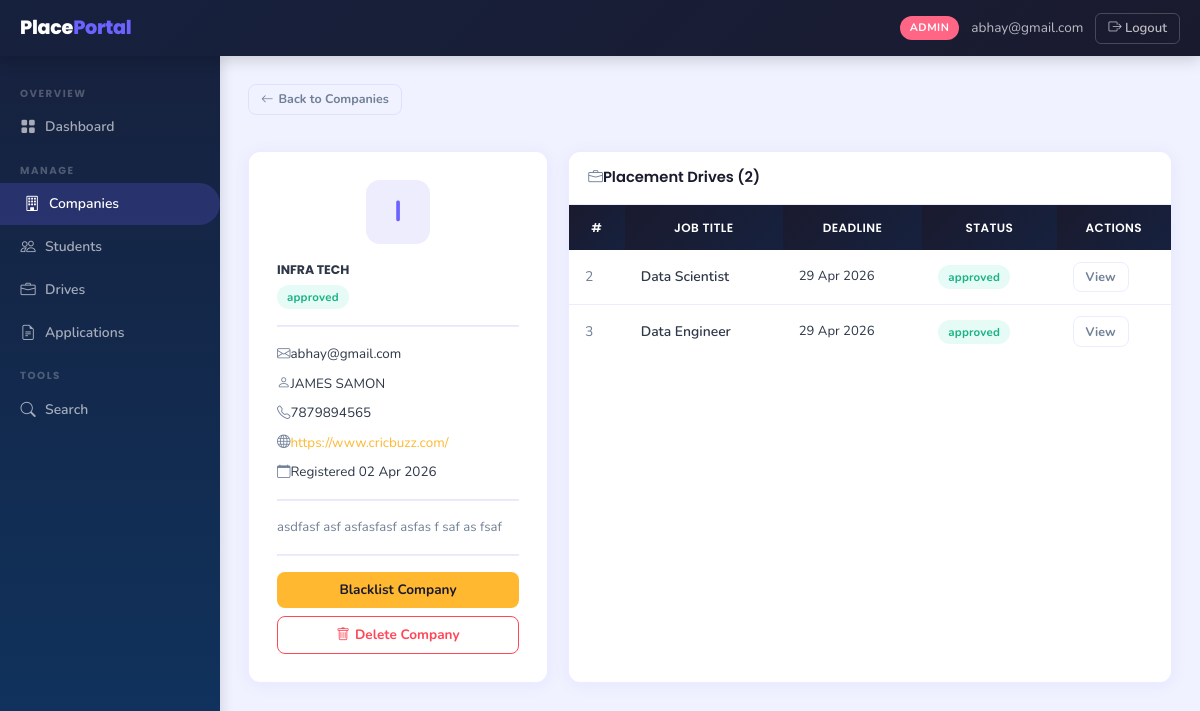
Screenshot of /admin/companies/1 (signed in) with the database file from the repository.
### backend/models.py (models this page shows)
class Company(db.Model):
    __tablename__ = 'companies'
    id              = db.Column(db.Integer, primary_key=True)
    company_name    = db.Column(db.String(150), nullable=False)
    email           = db.Column(db.String(120), unique=True, nullable=False)
    password_hash   = db.Column(db.String(256), nullable=False)
    hr_contact      = db.Column(db.String(120))
    phone           = db.Column(db.String(20))
    website         = db.Column(db.String(200))
    description     = db.Column(db.Text)
    approval_status = db.Column(db.String(20), default='pending')
    registered_at   = db.Column(db.DateTime, default=datetime.utcnow)
    drives = db.relationship('PlacementDrive', backref='company',
                             lazy=True, cascade='all, delete-orphan')

class PlacementDrive(db.Model):
    __tablename__ = 'placement_drives'
    id                   = db.Column(db.Integer, primary_key=True)
    company_id           = db.Column(db.Integer, db.ForeignKey('companies.id'), nullable=False)
    job_title            = db.Column(db.String(150), nullable=False)
    job_description      = db.Column(db.Text,        nullable=False)
    eligibility_criteria = db.Column(db.Text)
    location             = db.Column(db.String(100))
    salary_package       = db.Column(db.String(80))
    application_deadline = db.Column(db.Date,        nullable=False)
    status               = db.Column(db.String(20), default='pending')
    created_at           = db.Column(db.DateTime, default=datetime.utcnow)
    applications = db.relationship('Application', backref='drive',
                                   lazy=True, cascade='all, delete-orphan')

### backend/routes.py (the view)
    @app.route('/admin/companies/<int:company_id>')
    @login_required('admin')
    def admin_company_detail(company_id):
        company = Company.query.get_or_404(company_id)
        drives  = PlacementDrive.query.filter_by(company_id=company_id).all()
        return render_template('admin/company_detail.html', company=company, drives=drives)

### backend/routes.py (called while the page is built)
def login_required(role):
    def decorator(f):
        @wraps(f)
        def decorated_function(*args, **kwargs):
            if 'user_id' not in session:
                flash('Please log in to continue.', 'warning')
                return redirect(url_for('auth_login', role=role))
            if session.get('role') != role:
                flash('You do not have permission to view that page.', 'danger')
                return redirect(url_for('home'))
            return f(*args, **kwargs)
        return decorated_function
    return decorator

### templates/admin/company_detail.html (shortened to what this page needs)
{% extends 'layout_dashboard.html' %}
{% block sidebar %}
  <div class="sidebar-section">Overview</div>
  <a href="{{ url_for('admin_dashboard') }}" class="sidebar-link"><i class="bi bi-grid-fill"></i> Dashboard</a>
  <div class="sidebar-section">Manage</div>
  <a href="{{ url_for('admin_companies') }}" class="sidebar-link active"><i class="bi bi-building"></i> Companies</a>
  <a href="{{ url_for('admin_students') }}" class="sidebar-link"><i class="bi bi-people"></i> Students</a>
  <a href="{{ url_for('admin_drives') }}" class="sidebar-link"><i class="bi bi-briefcase"></i> Drives</a>
  <a href="{{ url_for('admin_applications') }}" class="sidebar-link"><i class="bi bi-file-earmark-text"></i> Applications</a>
  <div class="sidebar-section">Tools</div>
  <a href="{{ url_for('admin_search') }}" class="sidebar-link"><i class="bi bi-search"></i> Search</a>
{% endblock %}
{% block content %}
<div class="page-header">
  <a href="{{ url_for('admin_companies') }}" class="btn btn-outline-secondary btn-sm" style="margin-bottom:.75rem;"><i class="bi bi-arrow-left me-1"></i>Back to Companies</a>
</div>
<div style="display:grid;grid-template-columns:300px 1fr;gap:1.25rem;">
  <div class="card" style="align-self:start;">
    <div class="card-body text-center" style="padding:1.75rem;">
      <div style="width:64px;height:64px;border-radius:14px;background:var(--primary-lt);display:flex;align-items:center;justify-content:center;font-size:1.8rem;font-weight:700;color:var(--primary);margin:0 auto 1rem;">{{ company.company_name[0]|upper }}</div>
      <h5 class="fw-700" style="margin-bottom:4px;">{{ company.company_name }}</h5>
      <span class="badge badge-{{ company.approval_status }}">{{ company.approval_status }}</span>
      <hr style="margin:1rem 0;border-color:var(--border);">
      <div style="text-align:left;font-size:.84rem;">
        <div style="margin-bottom:.5rem;"><i class="bi bi-envelope text-muted me-2"></i>{{ company.email }}</div>
        {% if company.hr_contact %}<div style="margin-bottom:.5rem;"><i class="bi bi-person text-muted me-2"></i>{{ company.hr_contact }}</div>{% endif %}
        {% if company.phone %}<div style="margin-bottom:.5rem;"><i class="bi bi-telephone text-muted me-2"></i>{{ company.phone }}</div>{% endif %}
        {% if company.website %}<div style="margin-bottom:.5rem;"><i class="bi bi-globe text-muted me-2"></i><a href="{{ company.website }}" target="_blank">{{ company.website }}</a></div>{% endif %}
        <div style="margin-bottom:.5rem;"><i class="bi bi-calendar text-muted me-2"></i>Registered {{ company.registered_at.strftime('%d %b %Y') }}</div>
      </div>
      {% if company.description %}<hr style="margin:1rem 0;border-color:var(--border);"><p style="font-size:.82rem;color:var(--muted);text-align:left;">{{ company.description }}</p>{% endif %}
      <hr style="margin:1rem 0;border-color:var(--border);">
      <div style="display:flex;flex-direction:column;gap:.5rem;">
        {% if company.approval_status == 'pending' %}
        <a href="{{ url_for('admin_approve_company', company_id=company.id) }}" class="btn btn-success">Approve Company</a>
        <a href="{{ url_for('admin_reject_company', company_id=company.id) }}" class="btn btn-danger">Reject Company</a>
        {% elif company.approval_status == 'approved' %}
        <a href="{{ url_for('admin_blacklist_company', company_id=company.id) }}" class="btn btn-warning" onclick="return confirm('Blacklist?')">Blacklist Company</a>
        {% else %}
        <a href="{{ url_for('admin_approve_company', company_id=company.id) }}" class="btn btn-success">Re-approve</a>
        {% endif %}
        <a href="{{ url_for('admin_delete_company', company_id=company.id) }}" class="btn btn-outline-danger" onclick="return confirm('Delete permanently?')"><i class="bi bi-trash me-1"></i>Delete Company</a>
      </div>
    </div>
  </div>
  <div class="card">
    <div class="card-header"><span><i class="bi bi-briefcase me-2 text-muted"></i>Placement Drives ({{ drives|length }})</span></div>
    {% if drives %}
    <table class="table">
      <thead><tr><th>#</th><th>Job Title</th><th>Deadline</th><th>Status</th><th>Actions</th></tr></thead>
      <tbody>
        {% for d in drives %}
        <tr>
          <td style="color:var(--muted);">{{ d.id }}</td>
          <td class="fw-600">{{ d.job_title }}</td>
          <td style="font-size:.82rem;">{{ d.application_deadline.strftime('%d %b %Y') }}</td>
          <td><span class="badge badge-{{ d.status }}">{{ d.status }}</span></td>
          <td>
            <a href="{{ url_for('admin_drive_detail', drive_id=d.id) }}" class="btn btn-outline-secondary btn-sm">View</a>
          </td>
        </tr>
        {% endfor %}
      </tbody>
    </table>
    {% else %}
    <div class="empty-state"><i class="bi bi-briefcase"></i><p>No drives created by this company.</p></div>
    {% endif %}
  </div>
</div>
{% endblock %}

### templates/layout_dashboard.html (shortened to what this page needs)
<!DOCTYPE html>
<html lang="en">
<head>
  <link href="https://cdn.jsdelivr.net/npm/bootstrap-icons@1.11.0/font/bootstrap-icons.css" rel="stylesheet">
  <link href="{{ url_for('static', filename='css/styles.css') }}" rel="stylesheet">
</head>
<body>
<header class="topbar">
  <div class="topbar-brand">Place<span>Portal</span></div>
  <div class="topbar-right">
    {% if session.get('role') %}
    <span class="topbar-role {{ session.get('role') }}">{{ session.get('role') }}</span>
    <span class="topbar-name d-none d-md-inline">{{ session.get('name', '') }}</span>
    {% endif %}
    <a href="{{ url_for('logout') }}" class="topbar-logout">
      <i class="bi bi-box-arrow-right"></i> Logout
    </a>
  </div>
</header>
<aside class="sidebar">
  {% block sidebar %}{% endblock %}
</aside>
<main class="main-content">
  <div class="content-inner">
    {% block content %}{% endblock %}
  </div>
</main>
</body>
</html>

### rows the page displays
Company: get "abhay@gmail.com", company_name "I", company_name "INFRA TECH", approval_status "approved", email "abhay@gmail.com", hr_contact "JAMES SAMON", phone "7879894565", website "https://www.cricbuzz.com/", registered_at "02 Apr 2026", description "asdfasf asf asfasfasf asfas f saf as fsaf"
PlacementDrive: id "2", job_title "Data Scientist", application_deadline "29 Apr 2026", status "approved"
PlacementDrive: id "3", job_title "Data Engineer", application_deadline "29 Apr 2026", status "approved"

### other values shown
{{ session.get('role') }} "ADMIN"
{{ drives|length }} "2"
